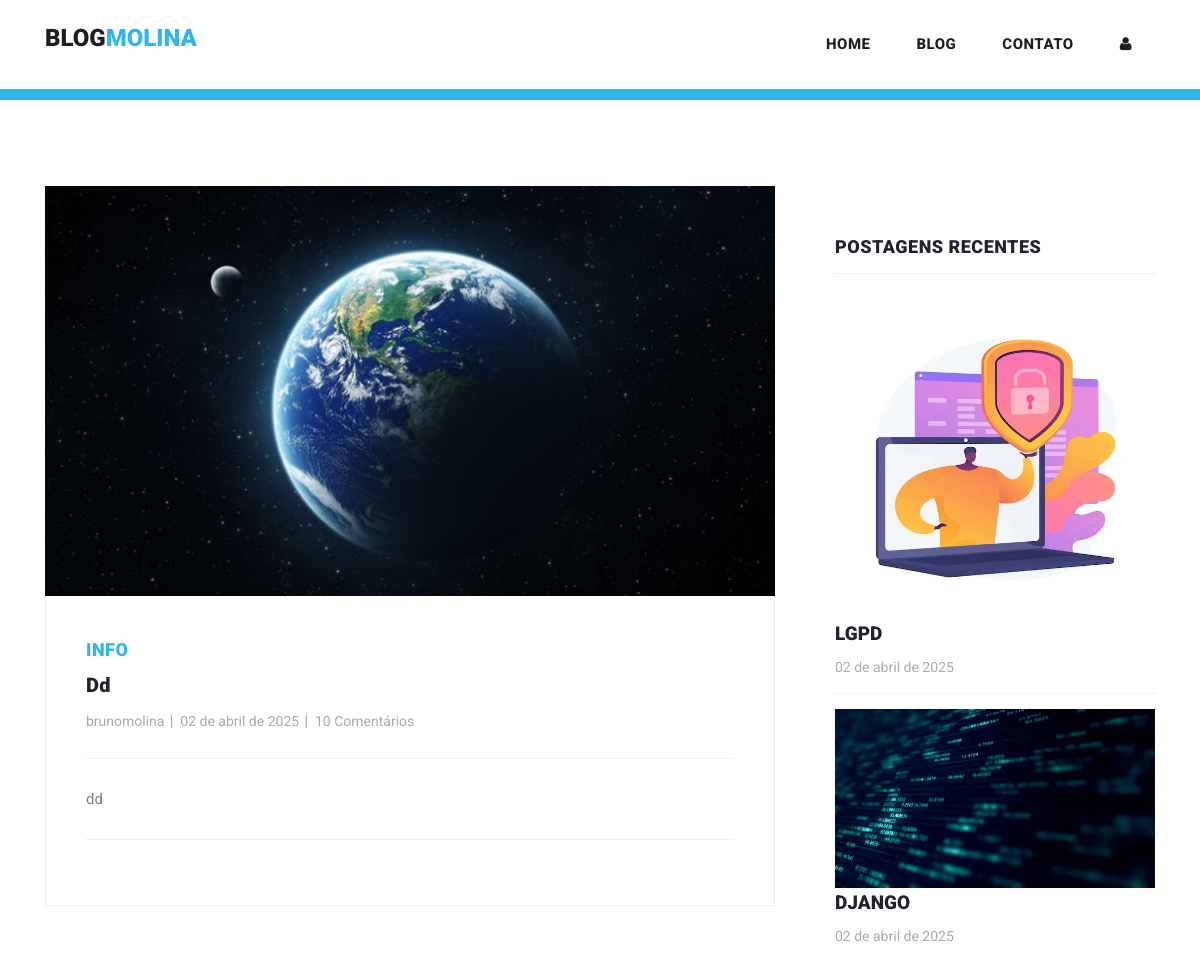
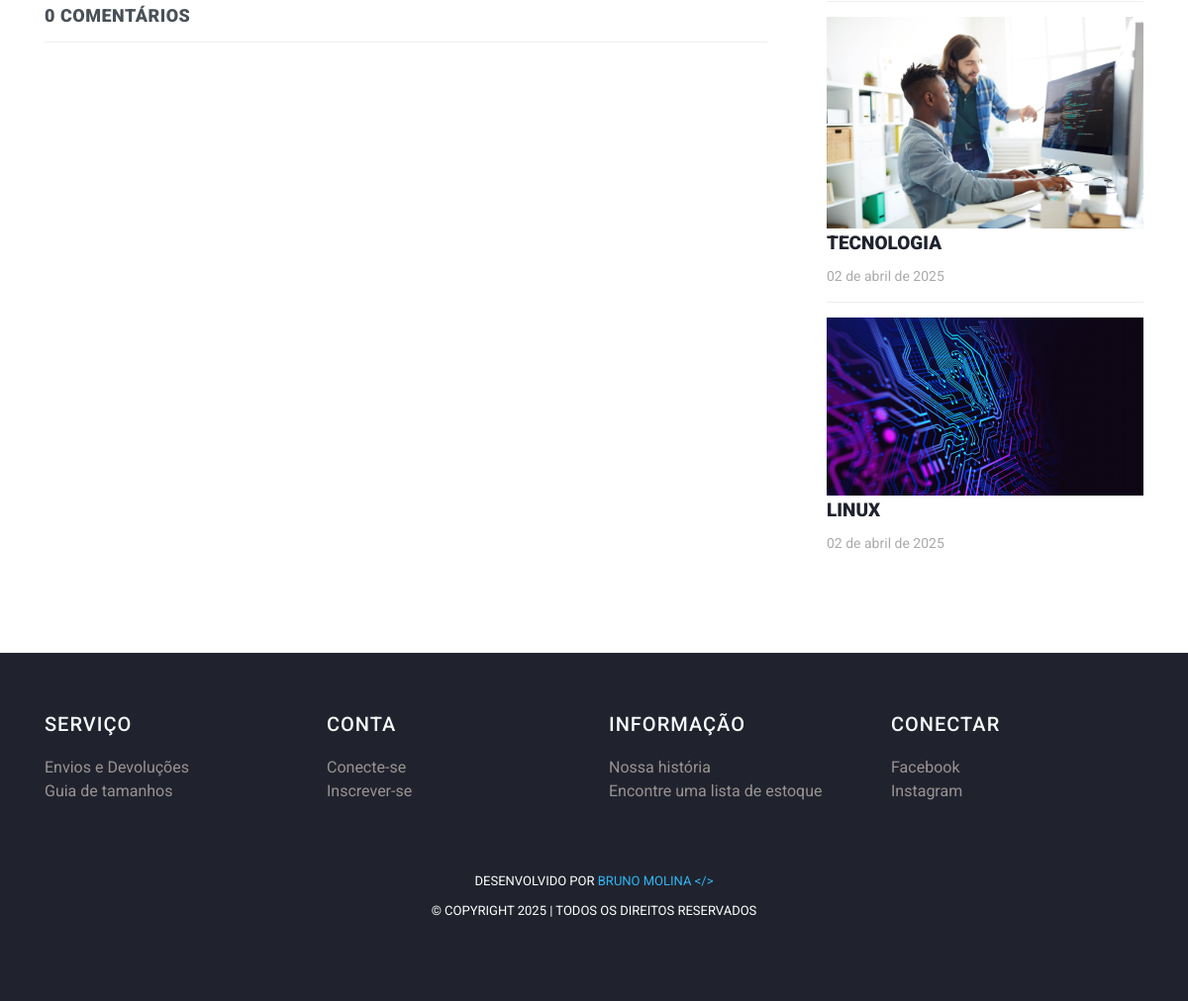
The page /post/31 on the database its author committed (2 pictures, top to bottom).
### myapp/models.py (models this page shows, shortened)
class Post(models.Model):
    postname = models.CharField(max_length=600)
    category = models.CharField(max_length=600)
    image = models.ImageField(upload_to='images/posts',blank=True,null=True)
    content = models.CharField(max_length=100000)
    time = models.CharField(default=time,max_length=100, blank=True)
    likes = models.IntegerField(null=True,blank=True,default=0)
    user = models.ForeignKey(User,on_delete=models.CASCADE)

### myapp/views.py (the view)
# urls.py: path("post/<int:id>",views.post,name="post"),
def post(request,id):
    post = Post.objects.get(id=id)
    return render(request,"post-details.html",{
        "user":request.user,
        'post':Post.objects.get(id=id),
        'recent_posts':Post.objects.all().order_by("-id"),
        'media_url':settings.MEDIA_URL,
        'comments':Comment.objects.filter(post_id = post.id),
        'total_comments': len(Comment.objects.filter(post_id = post.id))
    })

### templates/post-details.html (shortened to what this page needs)
{% load static %}
<!DOCTYPE html>
<html lang="pt-br">
  <head>
    <link href="https://cdn.jsdelivr.net/npm/bootstrap@5.3.0-alpha3/dist/css/bootstrap.min.css" rel="stylesheet">
    <link href="{% static 'vendor/bootstrap/css/bootstrap.min.css' %}" rel="stylesheet">
    <link rel="stylesheet" href="{% static 'assets/css/fontawesome.css' %}">
    <link rel="stylesheet" href="{% static 'assets/css/templatemo-stand-blog.css' %}">
    <link rel="stylesheet" href="{% static 'assets/css/owl.css' %}">
  </head>
  <body>
    {%include 'header.html'%}
    <section class="blog-posts grid-system">
      <div class="container">
        <div class="row">
          <div class="col-lg-8">
            <div class="all-blog-posts">
              <div class="row">
                <div class="col-lg-12">
                  <div class="blog-post">
                    <div class="blog-thumb">
                      <img src="{{media_url}}{{post.image}}" alt="post_image">
                    </div>
                    <div class="down-content">
                      <span>{{post.category}}</span>
                      <a><h4>{{post.postname}}</h4></a>
                      <ul class="post-info">
                        <li><a href="#">{{post.user}}</a></li>
                        <li><a href="#">{{post.time}}</a></li>
                        <li><a href="#">10 Comentários</a></li>
                      </ul>
                      <p>{{post.content}}</p>
                    </div>
                  </div>
                </div>
                <div class="col-lg-12">
                  <div class="sidebar-item comments">
                    <div class="sidebar-heading">
                      <h2 class="text-dark-emphasis">{{total_comments}} Comentários</h2>
                    </div>
                  </div>
                </div>
              </div>
            </div>
          </div>
          <div class="col-lg-4">
            <div class="sidebar">
              <div class="row">
                <div class="col-lg-12">
                  <div class="sidebar-item recent-posts">
                    <div class="sidebar-heading">
                      <h2>Postagens recentes</h2>
                    </div>
                    <div class="content">
                      <ul>
                        {% for post in recent_posts|slice:"0:4" %}
                        <li>
                          <img src="{{media_url}}{{post.image}}" class="img-fluid" alt="">
                          <a href="post-details.html">
                            <a href="{% url 'post' post.id %}" class="text-decoration-none text-dark"><h5>{{post.postname}}</h5></a>
                          <span>{{post.time}}</span>
                        </a></li>
                        {% endfor %}
                      </ul>
                    </div>
                  </div>
                </div>
              </div>
            </div>
          </div>
        </div>
      </div>
    </section>
   {% include "footer.html" %}
  </body>
</html>

### templates/header.html (shortened to what this page needs)
<header class="">
  <nav class="navbar navbar-expand-lg bg-white">
    <div class="container">
      <a class="navbar-brand" href="{% url 'index' %}">
        <h2>Blog<span style="color: #30b5f3;">Molina</span></h2>
      </a>
      <div class="collapse navbar-collapse" id="navbarResponsive">
        <ul class="navbar-nav ml-auto">
          <li>
            <li class="nav-item">
            <a class="nav-link" href="{% url 'index' %}">Home
            </a>
          </li>
          <li class="nav-item">
            <a class="nav-link" href="{% url 'blog' %}">Blog</a>
          </li>
          <li class="nav-item">
            <a class="nav-link" href="{% url 'contact' %}">Contato</a>
          </li>
          {% if user.is_authenticated %}
          <li class="nav-item">
            <a class="nav-link" href="{% url 'create' %}">Criar</a>
          </li>
          <li class="nav-item">
            <a class="nav-link" href="{% url 'profile' user.id %}">Perfil</a>
          </li>
          <li class="nav-item">
            <a class="nav-link text-primary" href="{% url 'logout' %}">Sair</a>
          </li>
          {% else %}
          <li class="nav-item">
            <a class="nav-link" href="{% url 'signin' %}"><i class="fa fa-user"></i></a>
          </li>
          {% endif %}
        </ul>
      </div>
    </div>
  </nav>
</header>
<div class="main-banner header-text">
  <div class="container-fluid">
    <div class="owl-banner owl-carousel">
    </div>
  </div>
</div>

### templates/footer.html (shortened to what this page needs)
<footer>
  <div class="container">
    <div class="row">
      <div class="col-lg-3 col-md-6 col-sm-12">
        <h4 class="text-light">SERVIÇO</h4>
        <ul>
          <li><a href="#">Envios e Devoluções</a></li>
          <li><a href="#">Guia de tamanhos</a></li>
        </ul>
      </div>
      <div class="col-lg-3 col-md-6 col-sm-12">
        <h4 class="text-light">CONTA</h4>
        <ul>
          <li><a href="{% url 'signin' %}">Conecte-se</a></li>
          <li><a href="{% url 'signup' %}">Inscrever-se</a></li>
        </ul>
      </div>
      <div class="col-lg-3 col-md-6 col-sm-12">
        <h4 class="text-light">INFORMAÇÃO</h4>
        <ul>
          <li><a href="{% url 'blog' %}">Nossa história</a></li>
          <li><a href="#">Encontre uma lista de estoque</a></li>
        </ul>
      </div>
      <div class="col-lg-3 col-md-6 col-sm-12">
        <h4 class="text-light">CONECTAR</h4>
        <ul>
          <li><a href="https://www.linkedin.com/in/brumab1122/">Facebook</a></li>
          <li><a href="https://www.linkedin.com/in/brumab1122/">Instagram</a></li>
        </ul>
      </div>
    </div>
  </div>
  <div class="container mt-5">
    <div class="row">
      <div class="col-lg-12">
        <div class="p-3 text-center">
          <p>Desenvolvido por <a href="https://www.linkedin.com/in/brumab1122/" target="_blank">Bruno Molina &lt;/&gt;</a> <br>
            &copy; Copyright 2025 | Todos os direitos reservados
          </p>
        </div>
      </div>
    </div>
  </div>
</footer>

### static/assets/css/templatemo-stand-blog.css (style rules this page uses)
body { font-family: 'Roboto', sans-serif; overflow-x: hidden; text-rendering: optimizeLegibility; -webkit-font-smoothing: antialiased; -moz-osx-font-smoothing: grayscale; }
p { margin-bottom: 0px; font-size: 15px; font-weight: 400; color: #7a7a7a; line-height: 30px; }
a { text-decoration: none!important; }
ul { padding: 0; margin: 0; list-style: none; }
h1,h2,h3,h4,h5,h6 { margin: 0px; }
header { position: absolute; z-index: 99999; width: 100%; height: 100px; background-color: #30b5f3; -webkit-transition: all 0.3s ease-in-out 0s; -moz-transition: all 0.3s ease-in-out 0s; -o-transition: all 0.3s ease-in-out 0s; transition: all 0.3s ease-in-out 0s; }
header .navbar { padding: 25px 0px; }
.navbar .navbar-brand { float: left; margin-top: -12px; outline: none; }
.navbar .navbar-brand h2 { color: #1e1e1e; text-transform: uppercase; font-size: 24px; font-weight: 900; -webkit-transition: all .3s ease 0s; -moz-transition: all .3s ease 0s; -o-transition: all .3s ease 0s; transition: all .3s ease 0s; }
#navbarResponsive { z-index: 999; }
.navbar-collapse { text-align: center; }
.navbar .navbar-nav .nav-item { margin: 0px 15px; }
.navbar .navbar-nav a.nav-link { text-transform: capitalize; font-size: 15px; font-weight: 800; text-transform: uppercase; letter-spacing: 0.5px; color: #1e1e1e; transition: all 0.3s; }
.main-banner .container-fluid { padding: 0px 10px; margin-bottom: -24px; }
.owl-banner { padding-top: 110px; }
.blog-posts { margin-top: 100px; }
.blog-posts .blog-post { margin-bottom: 30px; }
.blog-posts .blog-thumb img { width: 100%; overflow: hidden; }
.blog-posts .down-content { padding: 40px; border-right: 1px solid #eee; border-left: 1px solid #eee; border-bottom: 1px solid #eee; }
.blog-posts .down-content span { font-size: 18px; text-transform: uppercase; letter-spacing: 0.5px; font-weight: 900; color: #30b5f3; }
.blog-posts .down-content h4 { font-size: 24px; text-transform: capitalize; letter-spacing: 0.5px; font-weight: 900; color: #20232e; margin: 10px 0px 12px 0px; }
.blog-posts .down-content ul.post-info li { display: inline-block; margin-right: 8px; }
.blog-posts .down-content ul.post-info li:after { content: '|'; color: #aaa; margin-left: 8px; }
.blog-posts .down-content h4 { font-size: 20px; letter-spacing: 0.25px; }
.grid-system .down-content ul.post-info li { margin-right: 3px; }
.grid-system .down-content ul.post-info li:after { margin-left: 5px; }
.blog-posts .down-content ul.post-info li:last-child::after { display: none; }
.blog-posts .down-content ul.post-info li a { font-size: 14px; color: #aaa; font-weight: 400; transition: all .3s; }
.blog-posts .down-content p { padding: 25px 0px; margin: 25px 0px; border-top: 1px solid #eee; border-bottom: 1px solid #eee; }
.blog-posts .sidebar-heading h2 { font-size: 18px; text-transform: uppercase; font-weight: 900; letter-spacing: 0.5px; color: #20232e; border-bottom: 1px solid #eee; padding-bottom: 15px; margin-bottom: 25px; }
.blog-posts .comments { margin-top: 30px; }
.sidebar { margin-left: 30px; }
.sidebar .sidebar-item { margin-top: 50px; }
.sidebar .sidebar-heading h2 { font-size: 18px; text-transform: uppercase; font-weight: 900; letter-spacing: 0.5px; color: #20232e; border-bottom: 1px solid #eee; padding-bottom: 15px; margin-bottom: 25px; }
.sidebar .recent-posts ul li { margin-bottom: 15px; padding-bottom: 15px; border-bottom: 1px solid #eee; }
.sidebar .recent-posts ul li:last-child { margin-bottom: 0px; padding-bottom: 0px; border-bottom: none; }
.sidebar .recent-posts ul li h5 { font-size: 19px; font-weight: 900; color: #20232e; line-height: 30px; transition: all 0.3s; }
.sidebar .recent-posts ul li span { display: block; font-size: 14px; color: #aaa; margin-top: 8px; }
footer { margin-top: 100px; text-align: center; background-color: #20232e; padding: 60px 0px; }
footer p { font-size: 13px; text-transform: uppercase; color: #fff; }
footer p a { color: #30b5f3; }

### templates/footer.html (style rules this page uses)
h4 { text-align: left; color: #dfdada; letter-spacing: 1px; margin-bottom: 20px; font-size: 20px; }
li { text-decoration: none; text-align: left; }
li a { color: rgb(153, 147, 147); }

### rows shown on the page
Post: image (picture), category "INFO", postname "Dd", user "brunomolina", time "02 de abril de 2025", content "dd"
Post: image (picture), postname "LGPD", time "02 de abril de 2025"
Post: image (picture), postname "DJANGO", time "02 de abril de 2025"
Post: image (picture), postname "TECNOLOGIA", time "02 de abril de 2025"
Post: image (picture), postname "LINUX", time "02 de abril de 2025"

### other values the page prints
{{ total_comments }} "0"
